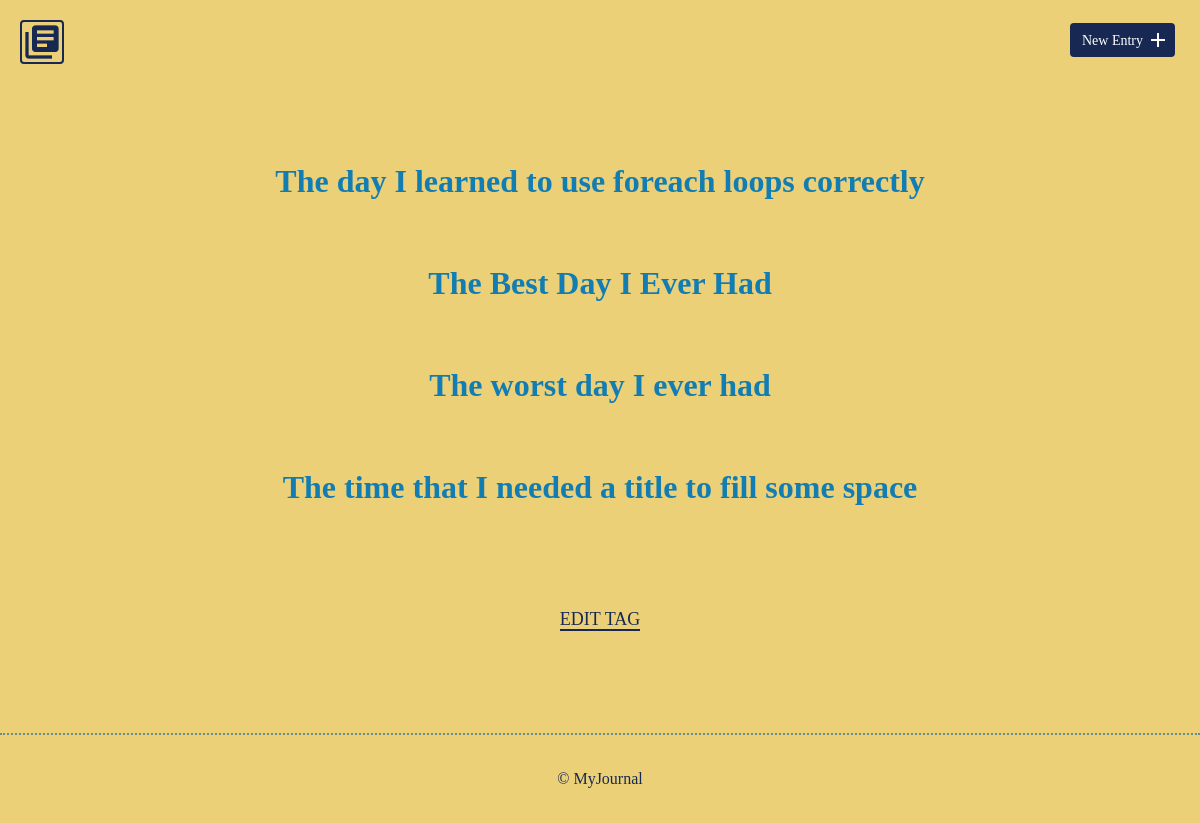
/detail2.php, run on an earlier commit of the app's database.
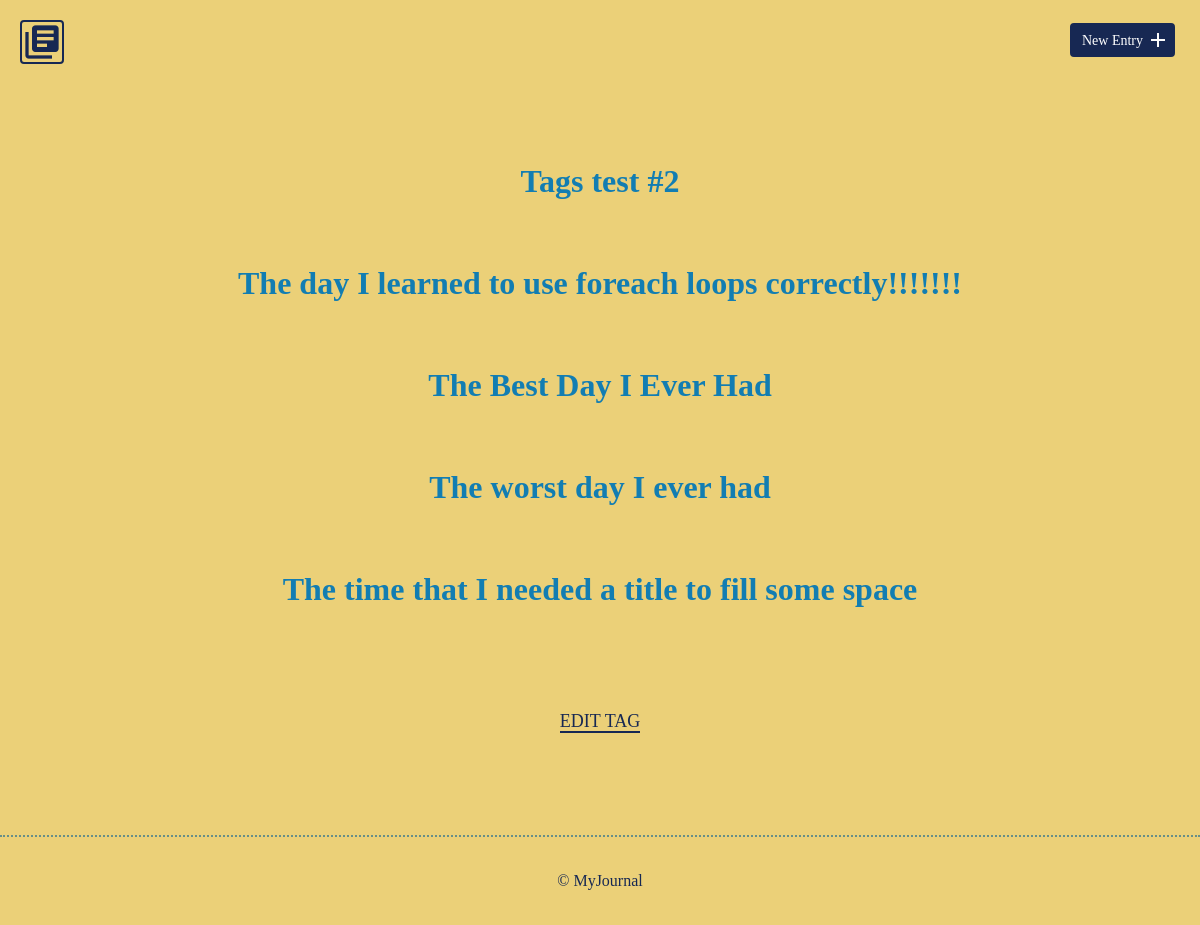
And on a later commit of the database.
### tables this page shows
CREATE TABLE "entries" (
	`id`	INTEGER,
	`title`	TEXT,
	`date`	TEXT,
	`time_spent`	INTEGER,
	`learned`	BLOB,
	`resources`	BLOB,
	PRIMARY KEY(`id`)
);

### inc/functions.php (called while the page is built, shortened)
<?php
function get_journal_entries(){
    include ('connection.php');
    try{
        return $db->query("SELECT id, title, date FROM entries
	                         ORDER BY date DESC");
    } catch(Exception $e) {
        echo "Error!: ".$e->getMessage();
        return array();
    }
}
?>

### detail2.php (the view, shortened to what this page needs)
<?php
include('inc/connection.php');
include('inc/header.php');
include('inc/functions.php');
?>
<!DOCTYPE html>
<html>
    <body>
        <section>
            <div class="container">
                <div class="entry-list single">
                    <article>
                        <h1><?php
                              foreach(get_journal_entries() as $je){
                                    echo "<article>";
                                    echo "<h2><a href='detail.php?id=" . $je["id"] . "'>" . $je["title"] . "</a></h2>";
                                    echo "</article>";
                              }
                            ?>
                        </h1>
                    </article>
                </div>
            </div>
            <div class="edit">
                <?php
                echo "<p><a href='edit.php?id=" . $title["id"] . "'>Edit Tag</a></p>";
                ?>
            </div>
        </section>
    </body>
    <?php
      include('inc/footer.php');
      ?>
</html>

What changed in the data, as far as the page shows it:
added entries: title "Tags test #2"
changed entries: title "The day I learned to use foreach loops correctly" → "The day I learned to use foreach loops correctly!!!!!!!"
